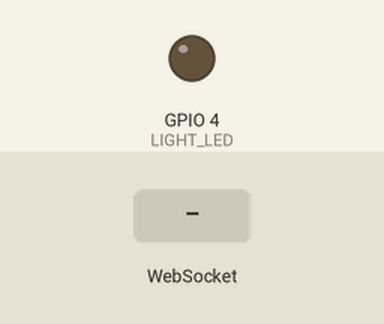
A sketch run on a simulated ESP32. Shown: output pins drawn as LEDs (lit = HIGH). Inputs (shaded band) come from the test bench. WiFi joins after 1.5 s; servers stay silent unless stated; I2S audio is not simulated (input reads silence); what the sketch prints to the serial monitor is not drawn.

Above: at 2.7 s.
2.8 s: WebSocket text "LIGHT_ON" received
At 3.7 s:
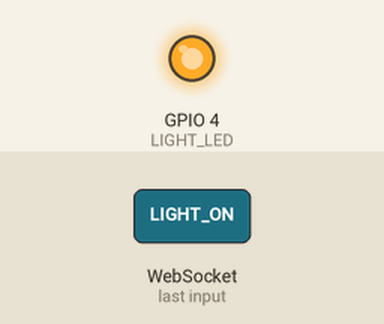
4.3 s: WebSocket text "LIGHT_OFF" received
At 5.0 s:
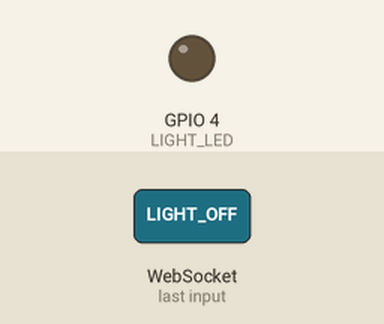
Timing chart, 0 to 7.3 s (numbered marks = the images above; inputs shaded):
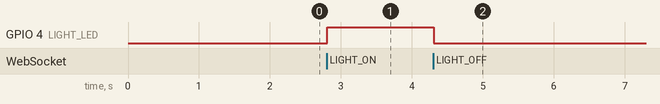

Measured:
- after the input at 2.8 s, GPIO 4 (LIGHT_LED): LOW → HIGH at once
- after the input at 4.3 s, GPIO 4 (LIGHT_LED): HIGH → LOW at once

The sketch:

voice_ai_v2_3.ino
```cpp
#include <WiFi.h>
#include <WebSocketsClient.h>
#include "driver/i2s.h"

// ================= WIFI =================
const char* ssid = "TEKAHOME";
const char* password = "connectivity";

// ================= SERVER =================
WebSocketsClient webSocket;
const char* host = "192.168.8.103";  // YOUR PC IP
const int port = 8000;

// ================= AUDIO =================
#define I2S_WS 18
#define I2S_SD 16
#define I2S_SCK 17
#define I2S_DOUT 15
//#define STOP_BUTTON 4
#define LIGHT_LED 4

#define SAMPLE_RATE 16000
#define SAMPLE_BUFFER_SIZE 1024
#define AUDIO_BUFFER_SIZE 2048
uint8_t audioBuffer[AUDIO_BUFFER_SIZE];
int audioBufferIndex = 0;

int32_t i2sBuffer[SAMPLE_BUFFER_SIZE];
int16_t sampleBuffer[SAMPLE_BUFFER_SIZE];
bool isPlaying = false;

// ================= I2S =================
void i2s_init_mic() {

  i2s_driver_uninstall(I2S_NUM_0);

  i2s_config_t config = {
    .mode = (i2s_mode_t)(I2S_MODE_MASTER | I2S_MODE_RX),
    .sample_rate = 16000,
    .bits_per_sample = I2S_BITS_PER_SAMPLE_32BIT,
    .channel_format = I2S_CHANNEL_FMT_ONLY_LEFT,
    .communication_format = I2S_COMM_FORMAT_STAND_I2S,
    .intr_alloc_flags = ESP_INTR_FLAG_LEVEL1,
    .dma_buf_count = 4,
    .dma_buf_len = 256,
    .use_apll = false
  };

  i2s_pin_config_t pin_config = {
    .bck_io_num = I2S_SCK,
    .ws_io_num = I2S_WS,
    .data_out_num = I2S_PIN_NO_CHANGE,
    .data_in_num = I2S_SD
  };

  i2s_driver_install(I2S_NUM_0, &config, 0, NULL);
  i2s_set_pin(I2S_NUM_0, &pin_config);

  Serial.println("MIC READY ✅");
}

void i2s_init_speaker() {

  i2s_driver_uninstall(I2S_NUM_0);

  i2s_config_t config = {
    .mode = (i2s_mode_t)(I2S_MODE_MASTER | I2S_MODE_TX),
    .sample_rate = 16000,
    .bits_per_sample = I2S_BITS_PER_SAMPLE_16BIT,
    .channel_format = I2S_CHANNEL_FMT_ONLY_LEFT,
    .communication_format = I2S_COMM_FORMAT_STAND_I2S,
    .intr_alloc_flags = ESP_INTR_FLAG_LEVEL1,
    .dma_buf_count = 6,
    .dma_buf_len = 512,
    .use_apll = true   // ✅ IMPORTANT
  };

  i2s_pin_config_t pin_config = {
    .bck_io_num = I2S_SCK,
    .ws_io_num = I2S_WS,
    .data_out_num = I2S_DOUT,
    .data_in_num = I2S_PIN_NO_CHANGE
  };

  i2s_driver_install(I2S_NUM_0, &config, 0, NULL);
  i2s_set_pin(I2S_NUM_0, &pin_config);

  Serial.println("SPEAKER READY ✅");
}

// ================= WEBSOCKET EVENTS =================
unsigned long lastAudioReceived = 0;

void webSocketEvent(
    WStype_t type,
    uint8_t *payload,
    size_t length)
{
    switch(type)
    {
        case WStype_DISCONNECTED:
            Serial.println("❌ WebSocket disconnected");
            break;

        case WStype_CONNECTED:
            Serial.println("✅ WebSocket connected");
            break;

        case WStype_TEXT:
        {
            String msg = String((char*)payload);

            Serial.printf("📨 TEXT: %s\n", msg.c_str());

            if(msg == "LIGHT_ON")
            {
                digitalWrite(LIGHT_LED, HIGH);
                Serial.println("💡 LIGHT ON");
            }

            else if(msg == "LIGHT_OFF")
            {
                digitalWrite(LIGHT_LED, LOW);
                Serial.println("💡 LIGHT OFF");
            }

            if(msg == "END_AUDIO")
            {
                Serial.println("🎤 Back to MIC");

                i2s_init_mic();
                isPlaying = false;
            }

            break;
        }

        case WStype_BIN:
        {
            if(!isPlaying)
            {
                i2s_init_speaker();
                isPlaying = true;

                Serial.println("🔊 Speaker warm-up");
            }

            lastAudioReceived = millis();

            const float VOLUME = 0.3f;

            int16_t *samples = (int16_t*)payload;
            int sample_count = length / 2;

            for(int i = 0; i < sample_count; i++)
            {
                float scaled = samples[i] * VOLUME;

                if(scaled > 32767)
                    scaled = 32767;

                if(scaled < -32768)
                    scaled = -32768;

                samples[i] = (int16_t)scaled;
            }
            //
            size_t written;
            i2s_write(
                I2S_NUM_0,
                payload,
                length,
                &written,
                portMAX_DELAY
            );

            break;
        }

        case WStype_ERROR:
            Serial.println("⚠️ WebSocket error");
            break;

        default:
            break;
    }
}

// ================= AUDIO STREAM =================
void send_audio_chunk()
{
    size_t bytes_read = 0;

    i2s_read(
        I2S_NUM_0,
        i2sBuffer,
        sizeof(i2sBuffer),
        &bytes_read,
        portMAX_DELAY
    );

    if(bytes_read == 0)
        return;

    int samples = bytes_read / 4;

    int peak = 0;

    for(int i = 0; i < samples; i++)
    {
        int32_t raw = i2sBuffer[i] >> 16;

        raw *= 2;

        if(raw > 32767) raw = 32767;
        if(raw < -32768) raw = -32768;

        sampleBuffer[i] = (int16_t)raw;

        int absVal = abs(sampleBuffer[i]);

        if(absVal > peak)
            peak = absVal;
    }

    static unsigned long lastPrint = 0;

    if(millis() - lastPrint > 1000)
    {
        Serial.printf("MIC PEAK=%d\n", peak);
        lastPrint = millis();
    }

    if(peak < 500)
        return;

    if(webSocket.isConnected())
    {
        webSocket.sendBIN(
            (uint8_t*)sampleBuffer,
            samples * 2
        );
    }
}

// ================= WIFI =================
void connect_wifi() {
  WiFi.begin(ssid, password);

  while (WiFi.status() != WL_CONNECTED) {
    delay(500);
  }
}

// ================= SETUP =================
void setup() {
  Serial.begin(115200);

  connect_wifi();

  i2s_init_mic();   // ✅ ONLY MIC

  webSocket.begin(host, port, "/ws/audio");
  webSocket.onEvent(webSocketEvent);
  webSocket.setReconnectInterval(3000);
  //pinMode(STOP_BUTTON, INPUT_PULLUP);
  pinMode(LIGHT_LED, OUTPUT);
  digitalWrite(LIGHT_LED, LOW);
}

// ================= LOOP =================
unsigned long lastSend = 0;

void loop() {

  webSocket.loop();

  if (!isPlaying) {
      send_audio_chunk();
  }

  delay(1);  // ✅ keep system responsive
}
```
